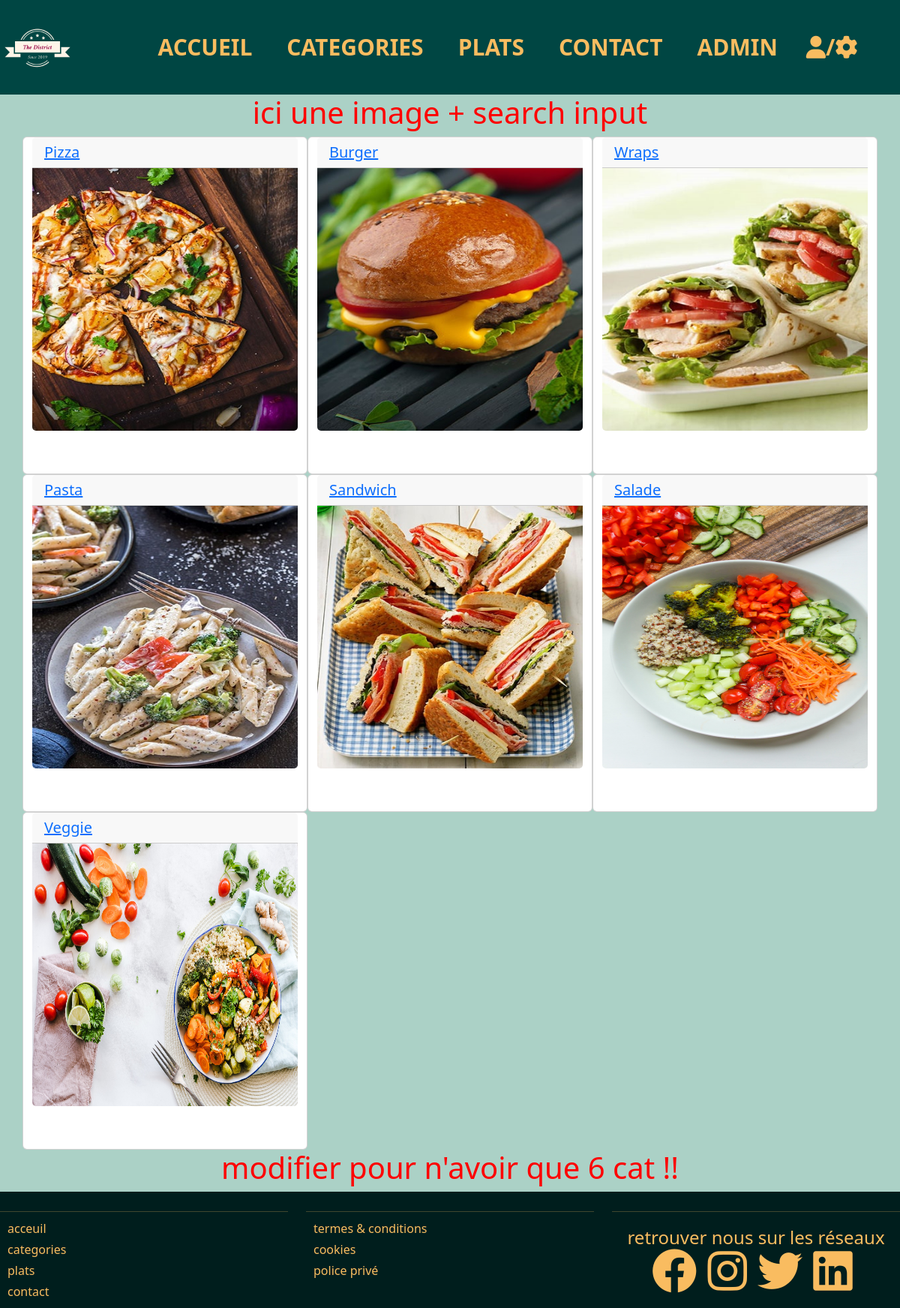
/categories.php, run on the app's committed database.
### tables this page shows
CREATE TABLE `categories` (
  `id` int NOT NULL,
  `libelle` varchar(100) NOT NULL,
  `image` varchar(200) NOT NULL,
  `active` tinyint(1) NOT NULL
);

### Models/Model.php (called while the page is built, shortened)
<?php
class Model extends Db
{
    protected $table;
    public function findBy(array $criteres)
    {
        $champs =[];
        $valeurs = [];
        foreach($criteres as $champ=> $valeur){
            $champs[] = "$champ = ? ";
            $valeurs[] = $valeur;
        }
        $liste_champs = implode(' AND ', $champs);
        return $this->requete('SELECT * FROM ' .$this->table.' WHERE '. $liste_champs,$valeurs)->fetchAll();
    }
    public function requete(string $sql, array $attributs = null)
    {
        $this->db = Db::getInstance();
        if ($attributs !== null){
            $query = $this->db->prepare($sql);
            $query->execute($attributs);
            return $query;
        }else{
            return $this->db->query($sql);
        }
    }
}
?>

### Models/CategoriesModel.php (called while the page is built, shortened)
<?php
class CategoriesModel extends Model{
    public function __construct()
    {
     $this->table= 'categories';
    }
}
?>

### Core/Db.php (called while the page is built, shortened)
<?php
class Db extends PDO
{
    private static $instance;
    private function __construct()
    {
        $_dsn = "mysql:dbname=". self::DBNAME . ";host=" . self::DBHOST;
    }
    public static function getInstance()
    {
        if (self::$instance === null) {
            self::$instance = new self();
        }
        return self::$instance;
    }
}
?>

### categories.php (the view, shortened to what this page needs)
<?php
$categoriemodel = new CategoriesModel();
$categories = $categoriemodel->findBy(['active' => 1,]);
require_once "./controllers/head_script.php";
require_once "./controllers/nav_script.php";
?>
<h1 style="text-align:center;color:red;"> ici une image + search input</h1>
<div class="container">
    <div class="row cate">
        <?php foreach ($categories as $cat) :
            $obj = (object) $cat; ?>
            <div class="col-lg-4 card  ">
                <a href="categoriedetails.php?id=<?= $obj->id ?>">
                    <h5 class="card-header"><?= $obj->libelle ?></h5>
                    <div class="imgcat">
                        <img src="assets/images/category/<?= $obj->image ?>" class="card-img-bottom" alt="<?= $obj->image ?>">
                    </div>
                </a>
            </div>
        <?php endforeach; ?>
    </div>
</div>
<h1 style="text-align:center;color:red;"> modifier pour n'avoir que 6 cat !!</h1>
<?php
require_once"./controllers/footer_script.php";
?>

### assets/css/style.css (style rules this page uses)
* { margin: 0; padding: 0; box-sizing: border-box; }
body { background: #abd1c6 !important; }
.card { height: 450px; }
.card img { max-width: 100%; height: 350px; }

### data on the page
categories: libelle "Pizza", image (picture)
categories: libelle "Burger", image (picture)
categories: libelle "Wraps", image (picture)
categories: libelle "Pasta", image (picture)
categories: libelle "Sandwich", image (picture)
categories: libelle "Salade", image (picture)
categories: libelle "Veggie", image (picture)
